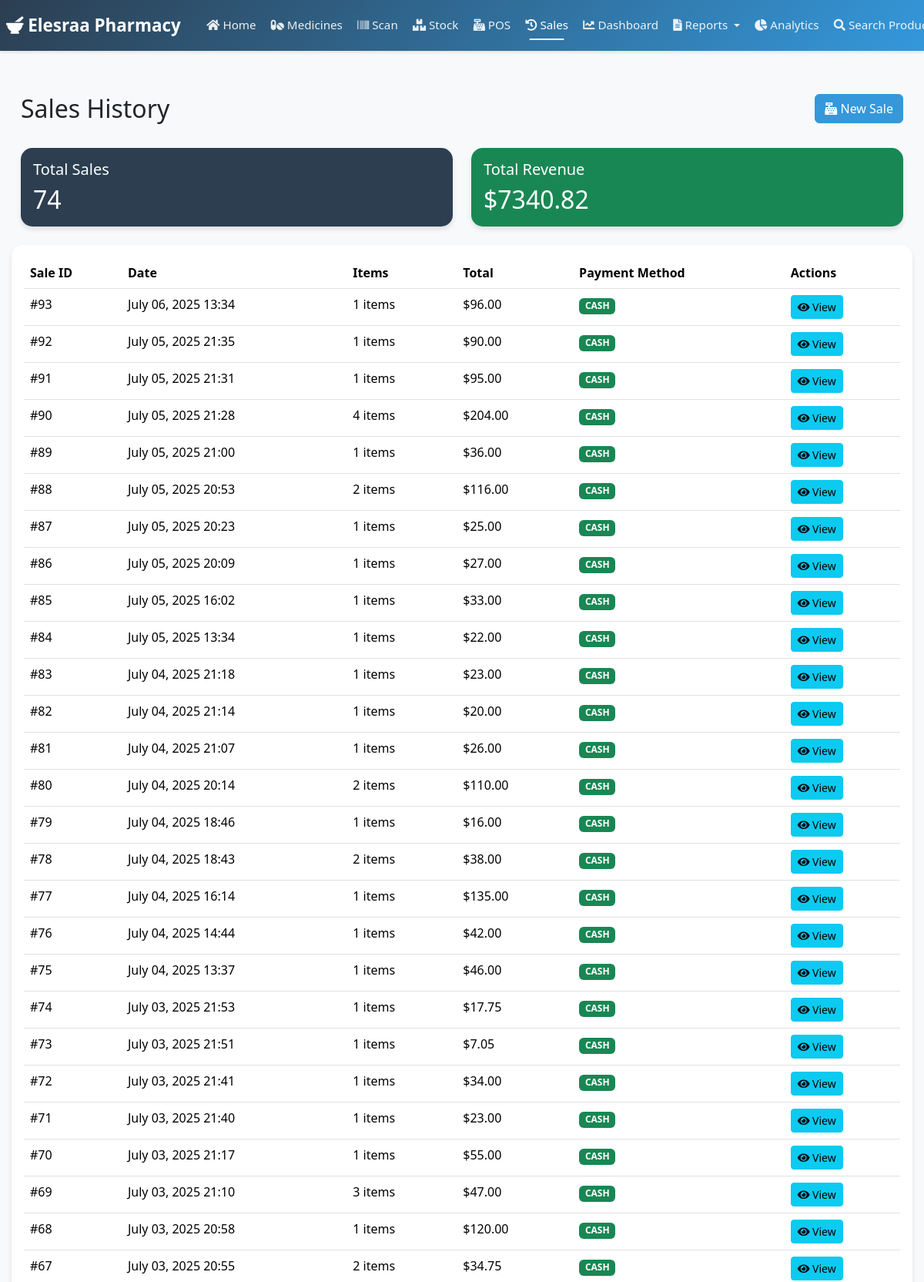
The app's page /sales/ (signed in, upper part) with its own data.
### pharmacy/models.py (models this page shows, shortened)
class Sale(models.Model):
    user = models.ForeignKey('auth.User', on_delete=models.PROTECT)
    customer = models.ForeignKey(Customer, on_delete=models.SET_NULL, null=True, blank=True)
    created_at = models.DateTimeField(auto_now_add=True)
    total_amount = models.DecimalField(max_digits=10, decimal_places=2, default=0)
    payment_method = models.CharField(max_length=20, choices=[
        ('CASH', 'Cash'),
        ('CARD', 'Card'),
    ], default='CASH')
    is_completed = models.BooleanField(default=False)

### pharmacy/views.py (the view)
# urls.py: path('sales/', views.sales_history, name='sales_history'),
@login_required
def sales_history(request):
    sales = Sale.objects.filter(
        is_completed=True
    ).order_by('-created_at')
    total_sales = sales.count()
    total_revenue = sum(sale.total_amount for sale in sales)
    context = {
        'sales': sales,
        'total_sales': total_sales,
        'total_revenue': total_revenue,
    }
    return render(request, 'pharmacy/sales_history.html', context)

### pharmacy/templates/pharmacy/sales_history.html
{% extends 'pharmacy/base.html' %}
{% block content %}
<div class="container mt-4">
    <div class="row mb-4">
        <div class="col-md-6">
            <h2>Sales History</h2>
        </div>
        <div class="col-md-6 text-end">
            <a href="{% url 'pharmacy:pos' %}" class="btn btn-primary">
                <i class="fas fa-cash-register"></i> New Sale
            </a>
        </div>
    </div>
    <div class="row mb-4">
        <div class="col-md-6">
            <div class="card bg-primary text-white">
                <div class="card-body">
                    <h5 class="card-title">Total Sales</h5>
                    <h2 class="card-text">{{ total_sales }}</h2>
                </div>
            </div>
        </div>
        <div class="col-md-6">
            <div class="card bg-success text-white">
                <div class="card-body">
                    <h5 class="card-title">Total Revenue</h5>
                    <h2 class="card-text">${{ total_revenue }}</h2>
                </div>
            </div>
        </div>
    </div>
    <div class="card">
        <div class="card-body">
            <div class="table-responsive">
                <table class="table">
                    <thead>
                        <tr>
                            <th>Sale ID</th>
                            <th>Date</th>
                            <th>Items</th>
                            <th>Total</th>
                            <th>Payment Method</th>
                            <th>Actions</th>
                        </tr>
                    </thead>
                    <tbody>
                        {% for sale in sales %}
                        <tr>
                            <td>#{{ sale.id }}</td>
                            <td>{{ sale.created_at|date:"F d, Y H:i" }}</td>
                            <td>{{ sale.items.count }} items</td>
                            <td>${{ sale.total_amount }}</td>
                            <td>
                                <span class="badge {% if sale.payment_method == 'CASH' %}bg-success{% else %}bg-primary{% endif %}">
                                    {{ sale.payment_method }}
                                </span>
                            </td>
                            <td>
                                <a href="{% url 'pharmacy:sale_detail' sale.id %}" class="btn btn-sm btn-info">
                                    <i class="fas fa-eye"></i> View
                                </a>
                            </td>
                        </tr>
                        {% empty %}
                        <tr>
                            <td colspan="6" class="text-center">No sales found</td>
                        </tr>
                        {% endfor %}
                    </tbody>
                </table>
            </div>
        </div>
    </div>
</div>
{% endblock %}

### pharmacy/static/pharmacy/css/style.css (style rules this page uses)
:root { --primary-color: #2c3e50; --secondary-color: #3498db; }
html, body { overflow-x: hidden; width: 100%; margin: 0; padding: 0; font-family: 'Segoe UI', Tahoma, Geneva, Verdana, sans-serif; background-color: #f8f9fa; }
body { font-family: 'Segoe UI', Tahoma, Geneva, Verdana, sans-serif; background-color: #f8f9fa; }
.card { border: none; border-radius: 15px; box-shadow: 0 4px 6px rgba(0,0,0,0.1); transition: transform 0.3s ease; background-color: white; max-width: 100%; overflow: hidden; }
.bg-primary { background-color: var(--primary-color) !important; }
.btn-primary { background-color: var(--secondary-color); border-color: var(--secondary-color); }
.card { animation: fadeIn 0.5s ease-out; }
.container, .container-fluid { max-width: 100%; padding-right: 15px; padding-left: 15px; overflow-x: hidden; }
.row { margin-right: 0; margin-left: 0; }
.table-responsive { overflow-x: auto; -webkit-overflow-scrolling: touch; max-width: 100%; }

### records on screen
Sale: id "93", created_at "July 06, 2025 13:34", items.count "1", total_amount "96.00", payment_method "CASH"
Sale: id "92", created_at "July 05, 2025 21:35", items.count "1", total_amount "90.00", payment_method "CASH"
Sale: id "91", created_at "July 05, 2025 21:31", items.count "1", total_amount "95.00", payment_method "CASH"
Sale: id "90", created_at "July 05, 2025 21:28", items.count "4", total_amount "204.00", payment_method "CASH"
Sale: id "89", created_at "July 05, 2025 21:00", items.count "1", total_amount "36.00", payment_method "CASH"
Sale: id "88", created_at "July 05, 2025 20:53", items.count "2", total_amount "116.00", payment_method "CASH"
Sale: id "87", created_at "July 05, 2025 20:23", items.count "1", total_amount "25.00", payment_method "CASH"
Sale: id "86", created_at "July 05, 2025 20:09", items.count "1", total_amount "27.00", payment_method "CASH"
Sale: id "85", created_at "July 05, 2025 16:02", items.count "1", total_amount "33.00", payment_method "CASH"
Sale: id "84", created_at "July 05, 2025 13:34", items.count "1", total_amount "22.00", payment_method "CASH"
Sale: id "83", created_at "July 04, 2025 21:18", items.count "1", total_amount "23.00", payment_method "CASH"
Sale: id "82", created_at "July 04, 2025 21:14", items.count "1", total_amount "20.00", payment_method "CASH"
Sale: id "81", created_at "July 04, 2025 21:07", items.count "1", total_amount "26.00", payment_method "CASH"
Sale: id "80", created_at "July 04, 2025 20:14", items.count "2", total_amount "110.00", payment_method "CASH"
Sale: id "79", created_at "July 04, 2025 18:46", items.count "1", total_amount "16.00", payment_method "CASH"
Sale: id "78", created_at "July 04, 2025 18:43", items.count "2", total_amount "38.00", payment_method "CASH"
Sale: id "77", created_at "July 04, 2025 16:14", items.count "1", total_amount "135.00", payment_method "CASH"
Sale: id "76", created_at "July 04, 2025 14:44", items.count "1", total_amount "42.00", payment_method "CASH"
Sale: id "75", created_at "July 04, 2025 13:37", items.count "1", total_amount "46.00", payment_method "CASH"
Sale: id "74", created_at "July 03, 2025 21:53", items.count "1", total_amount "17.75", payment_method "CASH"
Sale: id "73", created_at "July 03, 2025 21:51", items.count "1", total_amount "7.05", payment_method "CASH"
Sale: id "72", created_at "July 03, 2025 21:41", items.count "1", total_amount "34.00", payment_method "CASH"
Sale: id "71", created_at "July 03, 2025 21:40", items.count "1", total_amount "23.00", payment_method "CASH"
Sale: id "70", created_at "July 03, 2025 21:17", items.count "1", total_amount "55.00", payment_method "CASH"
Sale: id "69", created_at "July 03, 2025 21:10", items.count "3", total_amount "47.00", payment_method "CASH"
Sale: id "68", created_at "July 03, 2025 20:58", items.count "1", total_amount "120.00", payment_method "CASH"
Sale: id "67", created_at "July 03, 2025 20:55", items.count "2", total_amount "34.75", payment_method "CASH"

### other values on screen
{{ total_sales }} "74"
{{ total_revenue }} "7340.82"
